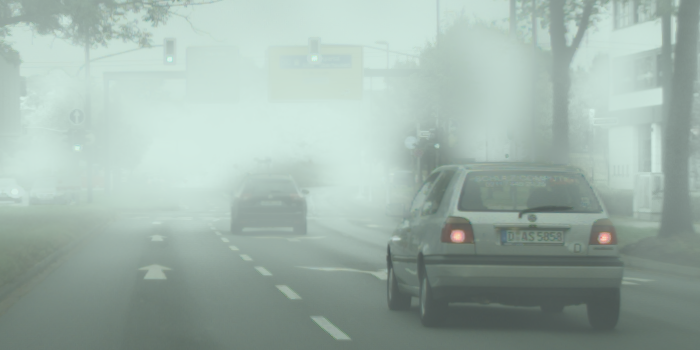
#> input picture images/foggy.png, 700 x 350 px, found by its file name
$ python matplot.py   (older library calls are emulated)
#> lines starting #> are read from the running program, lines starting #| are printed output that depends on the picture; after the words box and inside, x2 and y2 are one past the last pixel; in counts of white or black regions, pixels touching at a corner belong together
import cv2
import numpy as np
from matplotlib import pyplot as plt

#threshold
img2 = cv2.imread('C:\\Users\\Rishika\\Documents\\Computer_Vision\\Canny_Edge_Detection\\images\\foggy.png')
#> img2 is the input picture: shape (350, 700, 3); mean B, G, R 169.8, 178, 158.5
saliencySR = cv2.saliency.StaticSaliencySpectralResidual_create()
_, saliencySRMap = saliencySR.computeSaliency(img2)
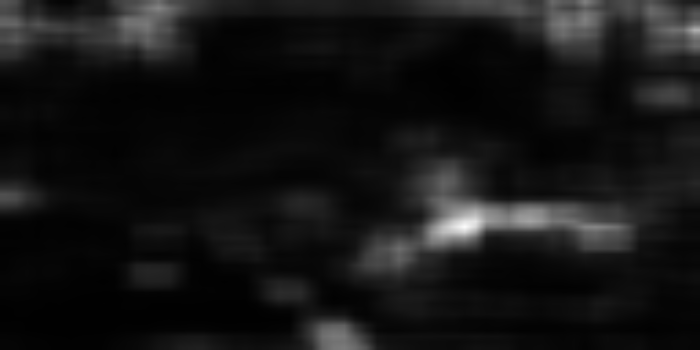
#> saliencySRMap: shape (350, 700) float32; min 0.00423, max 0.987, mean 0.0838

img1 = cv2.imread('C:\\Users\\Rishika\\Documents\\Computer_Vision\\Canny_Edge_Detection\\images\\foggy.png')
saliencyFG = cv2.saliency.StaticSaliencyFineGrained_create()
_, saliencyFGMap = saliencyFG.computeSaliency(img1)
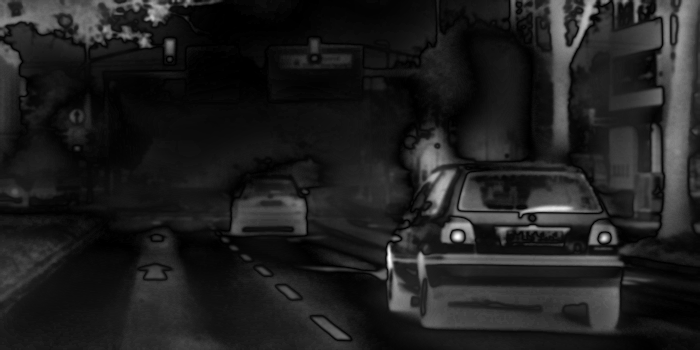
#> saliencyFGMap: shape (350, 700) float32; min 0, max 1, mean 0.122

img = cv2.imread('C:\\Users\\Rishika\\Documents\\Computer_Vision\\Canny_Edge_Detection\\images\\foggy.png', cv2.IMREAD_GRAYSCALE)
#> img: shape (350, 700); min 80, max 233, mean 170.7
blurImg = cv2.blur(img,(10,10))
lap = cv2.Laplacian(img, cv2.CV_64F, ksize=3)
lap = np.uint8(np.absolute(lap))
sobelX = cv2.Sobel(img, cv2.CV_64F, 1, 0)
sobelY = cv2.Sobel(img, cv2.CV_64F, 0, 1)
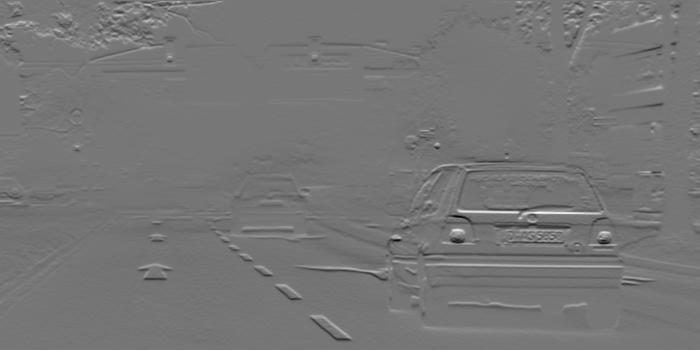
#> sobelY: shape (350, 700) float64; min -245, max 280, mean -1.7; drawn with min black and max white
edges = cv2.Canny(img,100,200)
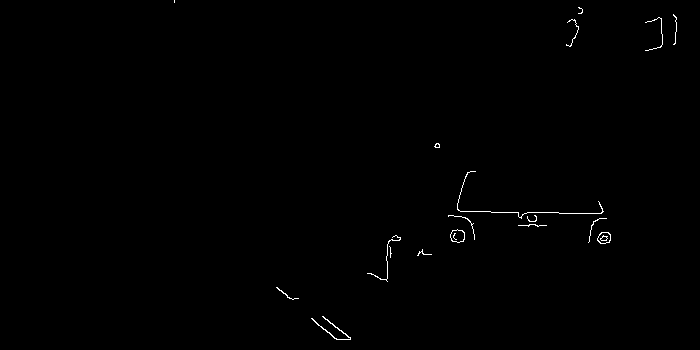
#> edges: shape (350, 700); 0.38% white in thin lines or dots, all inside (x1, y1, x2, y2) = (174, 0, 677, 340)

sobelX = np.uint8(np.absolute(sobelX))
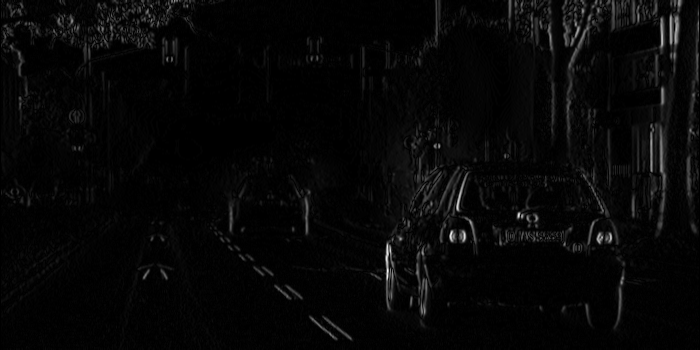
#> sobelX: shape (350, 700); min 0, max 248, mean 7
sobelY = np.uint8(np.absolute(sobelY))

sobelCombined = cv2.bitwise_or(sobelX, sobelY)
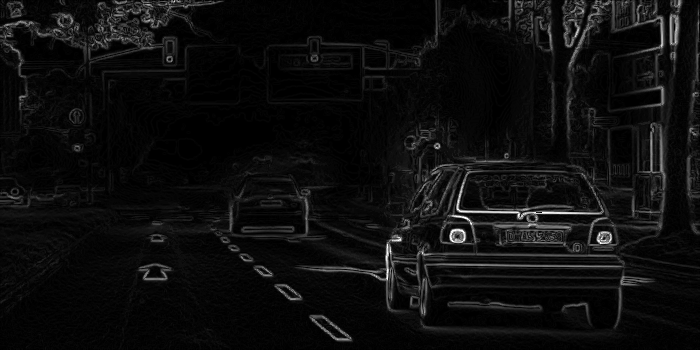
#> sobelCombined: shape (350, 700); min 0, max 255, mean 13.6

saliencyFG = cv2.saliency.StaticSaliencyFineGrained_create()
_, saliencyFGMap = saliencyFG.computeSaliency(sobelY)
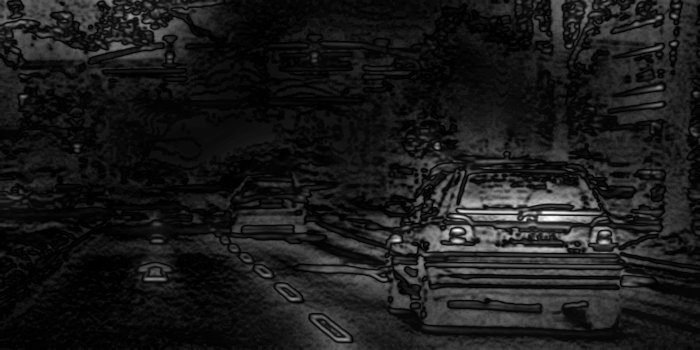
#> saliencyFGMap: shape (350, 700) float32; min 0, max 1, mean 0.105

titles = ['Image', 'Blurred image', 'Gradient', 'Non-Max Suppression', 'Threshold', 'Hysteresis']
images = [img2, blurImg, sobelCombined, edges, saliencySRMap, sobelY]
for i in range(6):
    plt.subplot(2, 3, i+1), plt.imshow(images[i], 'gray')
    plt.title(titles[i])
    plt.xticks([]),plt.yticks([])

plt.show()
#> figure, not shown here; B, G, R data is drawn as R, G, B
